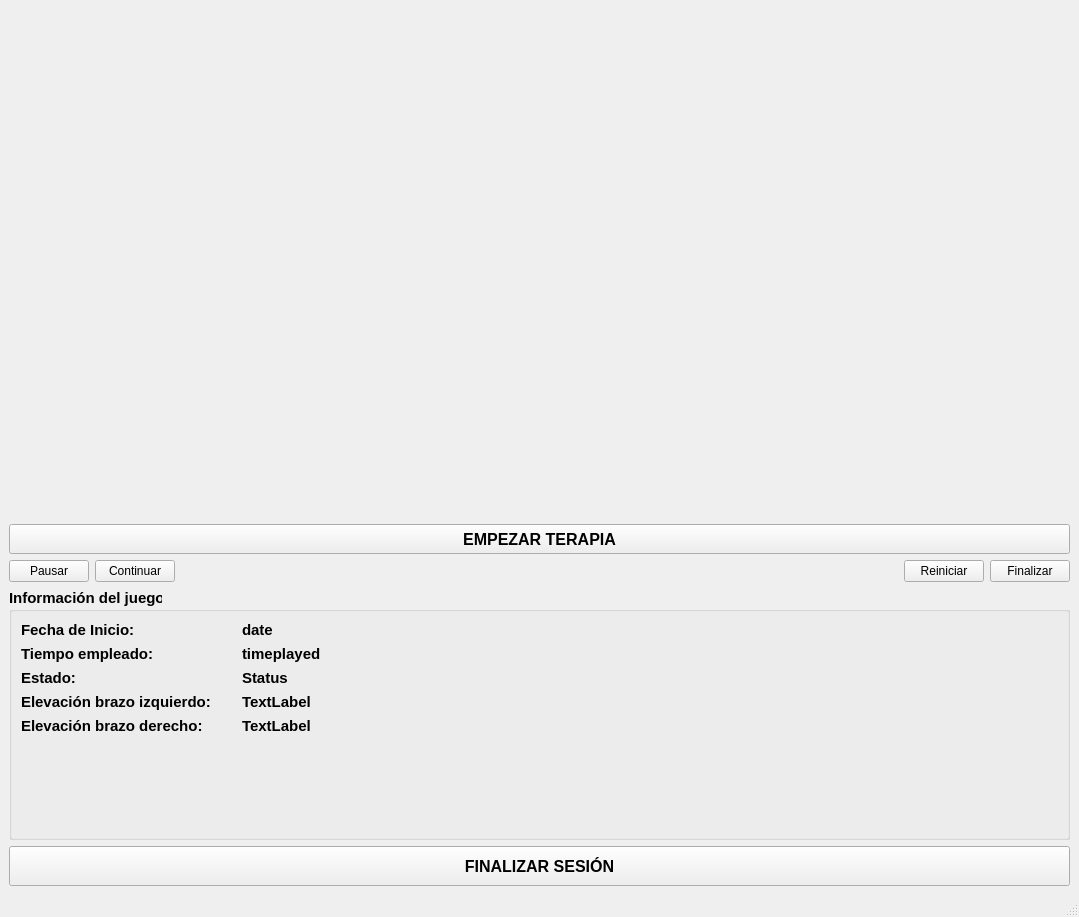
<?xml version="1.0" encoding="UTF-8"?>
<ui version="4.0">
 <class>AdminInterface</class>
 <widget class="QMainWindow" name="AdminInterface">
  <property name="geometry">
   <rect>
    <x>0</x>
    <y>0</y>
    <width>1079</width>
    <height>917</height>
   </rect>
  </property>
  <property name="windowTitle">
   <string>MainWindow</string>
  </property>
  <widget class="QWidget" name="centralwidget">
   <layout class="QVBoxLayout" name="verticalLayout">
    <item>
     <widget class="QLabel" name="info_game_label">
      <property name="font">
       <font>
        <pointsize>14</pointsize>
        <weight>75</weight>
        <bold>true</bold>
       </font>
      </property>
      <property name="text">
       <string/>
      </property>
     </widget>
    </item>
    <item>
     <widget class="QLabel" name="video_lb">
      <property name="text">
       <string/>
      </property>
     </widget>
    </item>
    <item>
     <widget class="QPushButton" name="start_game_button">
      <property name="minimumSize">
       <size>
        <width>5</width>
        <height>30</height>
       </size>
      </property>
      <property name="maximumSize">
       <size>
        <width>100000</width>
        <height>16777215</height>
       </size>
      </property>
      <property name="font">
       <font>
        <pointsize>12</pointsize>
        <weight>75</weight>
        <bold>true</bold>
       </font>
      </property>
      <property name="layoutDirection">
       <enum>Qt::LeftToRight</enum>
      </property>
      <property name="autoFillBackground">
       <bool>false</bool>
      </property>
      <property name="text">
       <string>EMPEZAR TERAPIA</string>
      </property>
     </widget>
    </item>
    <item>
     <layout class="QHBoxLayout" name="horizontalLayout">
      <item>
       <widget class="QPushButton" name="pause_game_button">
        <property name="text">
         <string>Pausar</string>
        </property>
       </widget>
      </item>
      <item>
       <widget class="QPushButton" name="continue_game_button">
        <property name="text">
         <string>Continuar</string>
        </property>
       </widget>
      </item>
      <item>
       <spacer name="horizontalSpacer">
        <property name="orientation">
         <enum>Qt::Horizontal</enum>
        </property>
        <property name="sizeHint" stdset="0">
         <size>
          <width>40</width>
          <height>20</height>
         </size>
        </property>
       </spacer>
      </item>
      <item>
       <widget class="QPushButton" name="reset_game_button">
        <property name="text">
         <string>Reiniciar</string>
        </property>
       </widget>
      </item>
      <item>
       <widget class="QPushButton" name="finish_game_button">
        <property name="text">
         <string>Finalizar</string>
        </property>
       </widget>
      </item>
     </layout>
    </item>
    <item>
     <widget class="QGroupBox" name="groupBox">
      <property name="font">
       <font>
        <pointsize>11</pointsize>
        <weight>75</weight>
        <bold>true</bold>
       </font>
      </property>
      <property name="title">
       <string>Información del juego</string>
      </property>
      <layout class="QFormLayout" name="formLayout">
       <property name="fieldGrowthPolicy">
        <enum>QFormLayout::AllNonFixedFieldsGrow</enum>
       </property>
       <item row="2" column="0">
        <widget class="QLabel" name="label_8">
         <property name="text">
          <string>Fecha de Inicio:            </string>
         </property>
        </widget>
       </item>
       <item row="2" column="1">
        <widget class="QLabel" name="date_label">
         <property name="text">
          <string>date</string>
         </property>
        </widget>
       </item>
       <item row="3" column="0">
        <widget class="QLabel" name="label_11">
         <property name="text">
          <string>Tiempo empleado:</string>
         </property>
        </widget>
       </item>
       <item row="3" column="1">
        <widget class="QLabel" name="timeplayed_label">
         <property name="text">
          <string>timeplayed</string>
         </property>
        </widget>
       </item>
       <item row="4" column="0">
        <widget class="QLabel" name="label">
         <property name="text">
          <string>Estado:</string>
         </property>
        </widget>
       </item>
       <item row="4" column="1">
        <widget class="QLabel" name="status_label">
         <property name="text">
          <string>Status</string>
         </property>
        </widget>
       </item>
       <item row="5" column="0">
        <widget class="QLabel" name="label_3">
         <property name="text">
          <string>Elevación brazo izquierdo:      </string>
         </property>
        </widget>
       </item>
       <item row="5" column="1">
        <widget class="QLabel" name="el_arm_left">
         <property name="text">
          <string>TextLabel</string>
         </property>
        </widget>
       </item>
       <item row="6" column="0">
        <widget class="QLabel" name="label_4">
         <property name="text">
          <string>Elevación brazo derecho:</string>
         </property>
        </widget>
       </item>
       <item row="7" column="0">
        <widget class="QLabel" name="label_2">
         <property name="text">
          <string/>
         </property>
        </widget>
       </item>
       <item row="6" column="1">
        <widget class="QLabel" name="el_arm_right">
         <property name="text">
          <string>TextLabel</string>
         </property>
        </widget>
       </item>
      </layout>
     </widget>
    </item>
    <item>
     <widget class="QPushButton" name="end_session_button">
      <property name="minimumSize">
       <size>
        <width>40</width>
        <height>40</height>
       </size>
      </property>
      <property name="font">
       <font>
        <pointsize>12</pointsize>
        <weight>75</weight>
        <bold>true</bold>
       </font>
      </property>
      <property name="text">
       <string>FINALIZAR SESIÓN</string>
      </property>
     </widget>
    </item>
   </layout>
  </widget>
  <widget class="QStatusBar" name="statusBar"/>
 </widget>
 <resources/>
 <connections/>
</ui>
